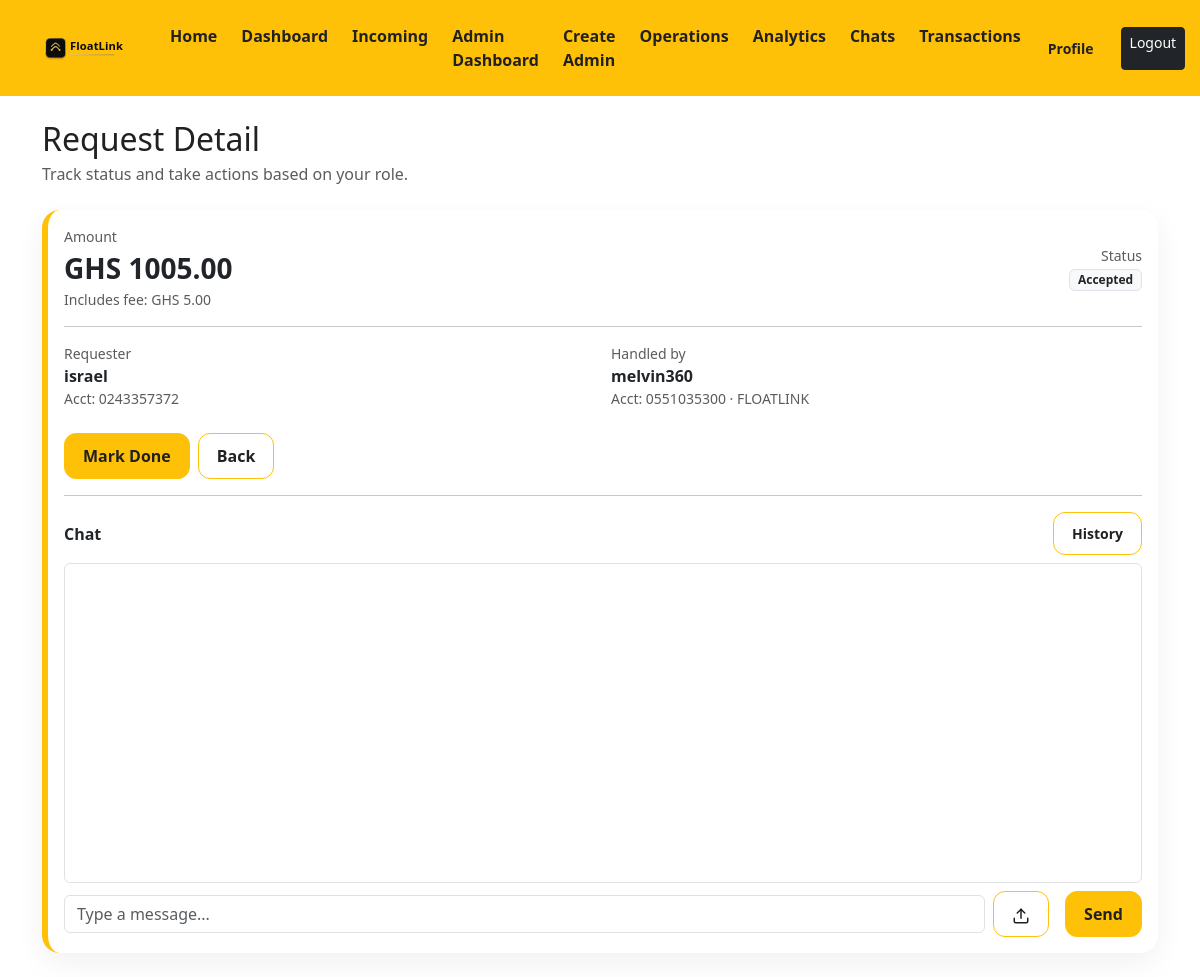
The page /requests/24/ (signed in) on the database its author committed.
### float_requests/models.py (models this page shows, shortened)
class FloatRequest(models.Model):
    class RequestType(models.TextChoices):
        E_CASH = 'E_CASH', 'E-cash'
        PHYSICAL_CASH = 'PHYSICAL_CASH', 'Physical cash'
    class Status(models.TextChoices):
        PENDING = 'PENDING', 'Pending'
        ACCEPTED = 'ACCEPTED', 'Accepted'
        ADMIN_COMPLETED = 'ADMIN_COMPLETED', 'Admin completed'
        COMPLETED = 'COMPLETED', 'Completed'
        DECLINED = 'DECLINED', 'Declined'
        CANCELLED = 'CANCELLED', 'Cancelled'
    requesting_agent = models.ForeignKey(Agent, on_delete=models.CASCADE, related_name='requests_created')
    amount = models.DecimalField(max_digits=12, decimal_places=2)
    request_type = models.CharField(max_length=20, choices=RequestType.choices, default=RequestType.E_CASH)
    requester_latitude = models.DecimalField(max_digits=9, decimal_places=6, null=True, blank=True)
    requester_longitude = models.DecimalField(max_digits=9, decimal_places=6, null=True, blank=True)
    status = models.CharField(max_length=20, choices=Status.choices, default=Status.PENDING)
    accepted_by = models.ForeignKey(
        settings.AUTH_USER_MODEL,
        on_delete=models.SET_NULL,
        null=True,
        blank=True,
        related_name='float_requests_accepted',
    )
    accepted_at = models.DateTimeField(null=True, blank=True)
    admin_completed_at = models.DateTimeField(null=True, blank=True)
    agent_confirmed_at = models.DateTimeField(null=True, blank=True)
    completed_at = models.DateTimeField(null=True, blank=True)
    created_at = models.DateTimeField(auto_now_add=True)

### agents/models.py (models this page shows, shortened)
class Agent(models.Model):
    user = models.OneToOneField(settings.AUTH_USER_MODEL, on_delete=models.CASCADE)
    phone_number = models.CharField(max_length=15, blank=True, default='')
    location = models.CharField(max_length=150, blank=True, default='')
    vendor_number = models.CharField(max_length=50, blank=True, default='')
    business_name = models.CharField(max_length=150, blank=True, default='')
    latitude = models.DecimalField(max_digits=9, decimal_places=6, null=True, blank=True)
    longitude = models.DecimalField(max_digits=9, decimal_places=6, null=True, blank=True)
    performance_score = models.DecimalField(max_digits=5, decimal_places=2, default=0)
    performance_votes = models.PositiveIntegerField(default=0)
    float_balance = models.DecimalField(max_digits=12, decimal_places=2, default=0)
    ecash_open = models.BooleanField(default=True)
    ecash_min = models.DecimalField(max_digits=12, decimal_places=2, default=100)
    ecash_max = models.DecimalField(max_digits=12, decimal_places=2, default=10000)
    is_verified = models.BooleanField(default=False)
    created_at = models.DateTimeField(auto_now_add=True)

### float_requests/views.py (the view)
# urls.py: path("<int:pk>/", views.request_detail, name="detail"),
@login_required
def request_detail(request, pk: int):
    agent = Agent.objects.filter(user=request.user).first()
    fr = get_object_or_404(FloatRequest, pk=pk)
    is_staff = request.user.is_staff
    is_requester = bool(agent) and fr.requesting_agent_id == agent.id
    if not (is_staff or is_requester):
        raise Http404
    handled_agent = Agent.objects.filter(user=fr.accepted_by).first() if fr.accepted_by_id else None
    service_fee = calculate_service_fee(fr.amount)
    total_amount = fr.amount + service_fee
    return render(
        request,
        'float_requests/detail.html',
        {
            'fr': fr,
            'is_requester': is_requester,
            'is_staff': is_staff,
            'handled_agent': handled_agent,
            'service_fee': service_fee,
            'total_amount': total_amount,
        },
    )

### float_requests/services.py (called while the page is built)
def calculate_service_fee(amount: Decimal) -> Decimal:
    return (amount * SERVICE_FEE_RATE).quantize(Decimal('0.01'))

### templates/float_requests/detail.html (shortened to what this page needs)
{% extends 'base.html' %}
{% block content %}
<div class="container py-4">
  <h2 class="mb-1">Request Detail</h2>
  <div class="text-muted mb-4">Track status and take actions based on your role.</div>
  <div class="card card-fl">
    <div class="card-body">
      <div class="row g-3 align-items-center">
        <div class="col-md-6">
          <div class="text-muted small">Amount</div>
          {% if is_staff %}
            <div class="fs-3 fw-bold">GHS {{ total_amount }}</div>
            <div class="text-muted small">Includes fee: GHS {{ service_fee }}</div>
          {% else %}
            <div class="fs-3 fw-bold">GHS {{ fr.amount }}</div>
            <div class="text-muted small">Service fee: GHS {{ service_fee }} · Total: GHS {{ total_amount }}</div>
          {% endif %}
        </div>
        <div class="col-md-6 text-md-end">
          <div class="text-muted small">Status</div>
          <div><span class="badge bg-light text-dark border">{{ fr.get_status_display }}</span></div>
        </div>
      </div>
      <hr>
      <div class="row g-3">
        <div class="col-md-6">
          <div class="text-muted small">Requester</div>
          <div class="fw-semibold">{{ fr.requesting_agent.user.username }}</div>
          <div class="text-muted small">Acct: {{ fr.requesting_agent.vendor_number|default:"-" }}{% if fr.requesting_agent.business_name %} · {{ fr.requesting_agent.business_name }}{% endif %}</div>
        </div>
        <div class="col-md-6">
          <div class="text-muted small">Handled by</div>
          <div class="fw-semibold">{% if fr.accepted_by %}{{ fr.accepted_by.get_username }}{% else %}-{% endif %}</div>
          {% if handled_agent %}
            <div class="text-muted small">Acct: {{ handled_agent.vendor_number|default:"-" }}{% if handled_agent.business_name %} · {{ handled_agent.business_name }}{% endif %}</div>
          {% endif %}
        </div>
      </div>
      <div class="d-flex gap-2 flex-wrap mt-4">
        {% if is_staff and fr.status == 'ACCEPTED' %}
          <form method="post" action="{% url 'float_requests:complete' fr.id %}">
            <button class="btn btn-fl" type="submit">Mark Done</button>
          </form>
        {% endif %}
        <a class="btn btn-fl-outline" href="{% url 'float_requests:my' %}">Back</a>
      </div>
      {% if fr.status == 'ACCEPTED' or fr.status == 'ADMIN_COMPLETED' or fr.status == 'COMPLETED' %}
        <hr>
        <div class="d-flex align-items-center justify-content-between mb-2">
          <div class="fw-semibold">Chat</div>
          <a class="btn btn-sm btn-fl-outline" href="{% url 'float_requests:chat_history' %}" title="Chat history">History</a>
        </div>
        <div id="chatBox" data-request-id="{{ fr.id }}" data-current-user-id="{{ request.user.id }}" class="fl-chat-box border rounded p-3"></div>
        {% if is_requester or is_staff %}
          <form id="chatForm" class="d-flex gap-2 mt-2 align-items-center" enctype="multipart/form-data">
            <input id="chatMessage" class="form-control" placeholder="Type a message..." autocomplete="off">
            <label for="chatAttachment" class="btn btn-fl-outline" title="Upload">
              <svg xmlns="http://www.w3.org/2000/svg" width="18" height="18" viewBox="0 0 24 24" fill="none" stroke="currentColor" stroke-width="2" stroke-linecap="round" stroke-linejoin="round">
                <path d="M21 15v4a2 2 0 0 1-2 2H5a2 2 0 0 1-2-2v-4" />
                <polyline points="17 8 12 3 7 8" />
                <line x1="12" y1="3" x2="12" y2="15" />
              </svg>
            </label>
            <button class="btn btn-fl" type="submit">Send</button>
          </form>
        {% endif %}
      {% endif %}
    </div>
  </div>
</div>
{% endblock %}

### static/css/app.css (style rules this page uses)
:root { --fl-yellow: #ffc107; --fl-yellow-hover: #ffb300; --fl-charcoal: #212121; }
body { background: #ffffff; color: var(--fl-charcoal); }
.btn-fl { background: var(--fl-yellow); border: 1px solid var(--fl-yellow); color: var(--fl-charcoal); border-radius: 12px; padding: 10px 18px; font-weight: 700; }
.btn-fl-outline { background: transparent; border: 1px solid var(--fl-yellow); color: var(--fl-charcoal); border-radius: 12px; padding: 10px 18px; font-weight: 700; }
.card-fl { border: 0; border-left: 6px solid var(--fl-yellow); border-radius: 18px; box-shadow: 0 10px 30px rgba(0, 0, 0, 0.06); }
.fl-chat-box { height: 320px; overflow: auto; background: #fff; }

### rows shown on the page
FloatRequest: status "Accepted", requesting_agent.user.username "israel", requesting_agent.vendor_number "0243357372", accepted_by.get_username "melvin360"
Agent: vendor_number "0551035300", business_name "FLOATLINK"

### other values the page prints
{{ total_amount }} "1005.00"
{{ service_fee }} "5.00"
